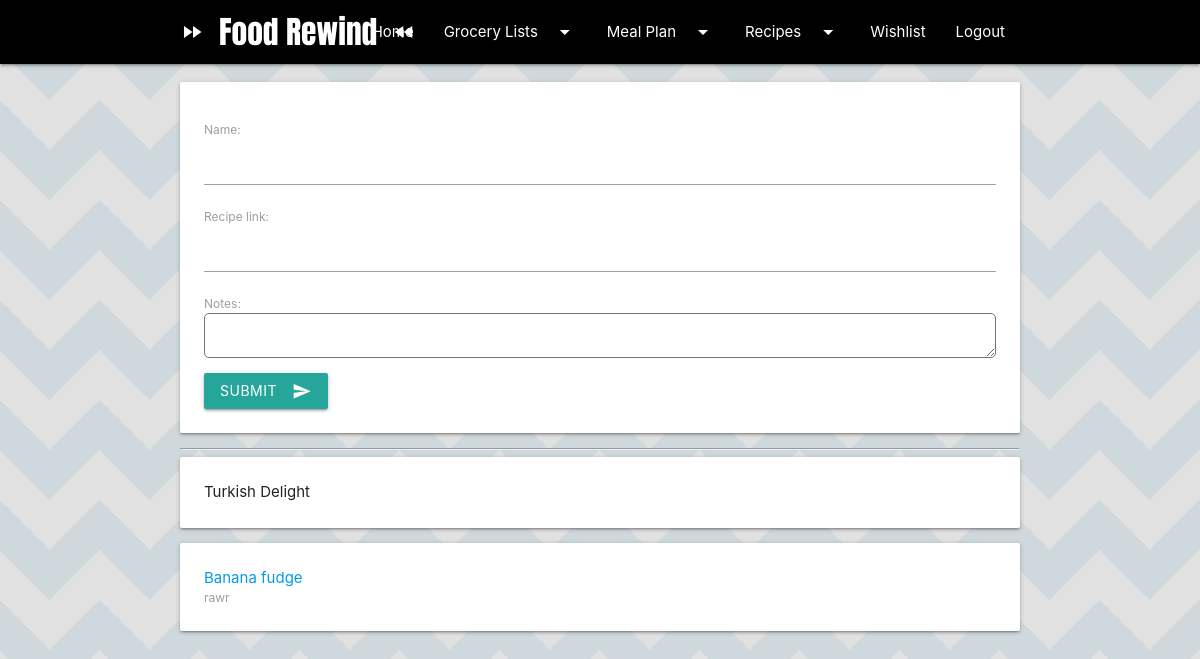
Screenshot of /meals/wishlist (signed in) with the database file from the repository.
### meal_plans/models.py (models this page shows)
class Wishlist(models.Model):
    user = models.ForeignKey(
        to=User,
        on_delete=models.CASCADE,
        related_name="wishlist"
    )
    name = models.CharField(max_length=255)
    recipe_link = models.URLField(blank=True, null=True)
    notes = models.TextField(blank=True, null=True)
    created_on = models.DateTimeField(auto_now_add=True)

### meal_plans/views.py (the view, shortened to what this page needs)
# urls.py: path('wishlist', WishlistListCreateView.as_view(), name="wishlist")
class WishlistListCreateView(CreateView):
    model = Wishlist
    form_class = WishlistForm
    template_name = "meal_plans/wishlist.html"
    success_url = "/meals/wishlist"
    def get_context_data(self, **kwargs):
        kwargs['object_list'] = Wishlist.objects.order_by('created_on')
        return super(WishlistListCreateView, self).get_context_data(**kwargs)

### meal_plans/forms.py
class WishlistForm(ModelForm):
    class Meta:
        model = Wishlist
        exclude = ('user','created_on',)

### meal_plans/templates/meal_plans/wishlist.html (shortened to what this page needs)
{% extends 'meal_plans/base.html' %}
{% block content %}
<form method="POST" class="card-panel">
    {{form.as_p}}
    <button class="btn waves-effect waves-light" type="submit" name="action">Submit
      <i class="material-icons right">send</i>
    </button>
</form>
<hr>
{% for item in object_list %}
<div class="card-panel">
    {% if item.recipe_link %}
    <a href="{{item.recipe_link}}" target="_blank">{{item.name}}</a>
    {% else %}
    {{item.name}}
    {% endif %}
    <br>
    <label>{{item.notes}}</label>
</div>
{% endfor %}
{% endblock %}

### meal_plans/templates/meal_plans/wishlist.html (style rules this page uses)
textarea { border-radius: 5px; }

### rows the page displays
Wishlist: name "Turkish Delight"
Wishlist: name "Banana fudge", notes "rawr"
